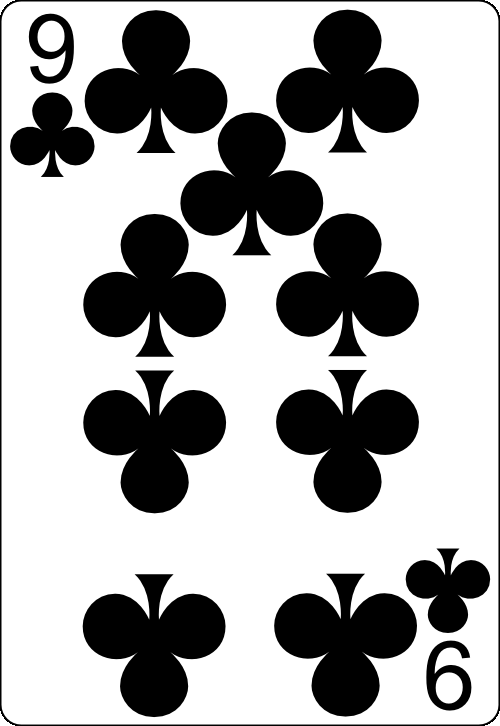
#> input picture 2Dcardimages/ClubsNine.png, 500 x 726 px, given in place of the camera
$ python CardDetector.py
#> lines starting #> are read from the running program, lines starting #| are printed output that depends on the picture; after the words box and inside, x2 and y2 are one past the last pixel; in counts of white or black regions, pixels touching at a corner belong together
### VideoStream.py
############## Camera video stream creator ###############
#
# Author: Evan Juras  (heavily copying from Adrian Rosebrock)
# Date: 1/12/18
# Description: Defines the VideoStream object, which controls
# acquisition of frames from a PiCamera or USB camera. The object uses
# multi-threading to aquire camera frames in a separate thread from the main
# program. This allows the main thread to grab the most recent camera frame
# without having to take it directly from the camera feed, reducing I/O time,
# which slightly improves framerate.
#
# When using this with a USB Camera on a desktop or laptop, the framerate tends
# to be too fast. The Card Detector program still works, but it is intended
# for the lower processing power of the Raspberry Pi.
#
# See the following web pages for a full explanation of the source code:
# https://www.pyimagesearch.com/2015/12/28/increasing-raspberry-pi-fps-with-python-and-opencv/
# https://www.pyimagesearch.com/2015/12/21/increasing-webcam-fps-with-python-and-opencv/

# Import the necessary packages
from threading import Thread
import cv2


class VideoStream:
    """Camera object"""
    def __init__(self, resolution=(1920,1080),framerate=30,PiOrUSB=2,src=0):

        # Create a variable to indicate if it's a USB camera or PiCamera.
        # PiOrUSB = 1 will use PiCamera. PiOrUSB = 2 will use USB camera.
        self.PiOrUSB = PiOrUSB

        if self.PiOrUSB == 1: # PiCamera
            # Import packages from picamera library
            from picamera.array import PiRGBArray
            from picamera import PiCamera

            # Initialize the PiCamera and the camera image stream
            self.camera = PiCamera()
            self.camera.resolution = resolution
            self.camera.framerate = framerate
            self.rawCapture = PiRGBArray(self.camera,size=resolution)
            self.stream = self.camera.capture_continuous(
                self.rawCapture, format = "bgr", use_video_port = True)

            # Initialize variable to store the camera frame
            self.frame = []

        if self.PiOrUSB == 2: # USB camera
            # Initialize the USB camera and the camera image stream
            self.stream = cv2.VideoCapture(src)
            ret = self.stream.set(3,resolution[0])
            ret = self.stream.set(4,resolution[1])
            ret = self.stream.set(5,framerate) #Doesn't seem to do anything so it's commented out

            # Read first frame from the stream
            (self.grabbed, self.frame) = self.stream.read()

	# Create a variable to control when the camera is stopped
        self.stopped = False

    def start(self):
	# Start the thread to read frames from the video stream
        Thread(target=self.update,args=()).start()
        return self

    def update(self):

        if self.PiOrUSB == 1: # PiCamera

            # Keep looping indefinitely until the thread is stopped
            for f in self.stream:
                # Grab the frame from the stream and clear the stream
                # in preparation for the next frame
                self.frame = f.array
                self.rawCapture.truncate(0)

                if self.stopped:
                    # Close camera resources
                    self.stream.close()
                    self.rawCapture.close()
                    self.camera.close()

        if self.PiOrUSB == 2: # USB camera

            # Keep looping indefinitely until the thread is stopped
            while True:
                # If the camera is stopped, stop the thread
                if self.stopped:
                    # Close camera resources
                    self.stream.release()
                    return

                # Otherwise, grab the next frame from the stream
                (self.grabbed, self.frame) = self.stream.read()

    def read(self):
		# Return the most recent frame
        return self.frame

    def stop(self):
		# Indicate that the camera and thread should be stopped
        self.stopped = True

### Cards.py
############## Playing Card Detector Functions ###############
#
# Author: Evan Juras
# Date: 9/5/17
# Description: Functions and classes for CardDetector.py that perform
# various steps of the card detection algorithm


# Import necessary packages
import numpy as np
import cv2
import time


### Constants ###

# Adaptive threshold levels
BKG_THRESH = 60
CARD_THRESH = 30

# Width and height of card corner, where rank and suit are
CORNER_WIDTH = 32
CORNER_HEIGHT = 84

# Dimensions of rank train images
RANK_WIDTH = 70
RANK_HEIGHT = 125

# Dimensions of suit train images
SUIT_WIDTH = 70
SUIT_HEIGHT = 100

RANK_DIFF_MAX = 2000
SUIT_DIFF_MAX = 700

CARD_MAX_AREA = 120000
CARD_MIN_AREA = 25000

font = cv2.FONT_HERSHEY_SIMPLEX

### Structures to hold query card and train card information ###

class Query_card:
    """Structure to store information about query cards in the camera image."""

    # [12 lines left out: function __init__, not called in this run]

class Train_ranks:
    """Structure to store information about train rank images."""

    def __init__(self):
        self.img = [] # Thresholded, sized rank image loaded from hard drive
        self.name = "Placeholder"

class Train_suits:
    """Structure to store information about train suit images."""

    def __init__(self):
        self.img = [] # Thresholded, sized suit image loaded from hard drive
        self.name = "Placeholder"

### Functions ###
def load_ranks(filepath):
    """Loads rank images from directory specified by filepath. Stores
    them in a list of Train_ranks objects."""

    train_ranks = []
    i = 0

    for Rank in ['Ace','Two','Three','Four','Five','Six','Seven',
                 'Eight','Nine','Ten','Jack','Queen','King']:
        train_ranks.append(Train_ranks())
        train_ranks[i].name = Rank
        filename = Rank + '.jpg'
        train_ranks[i].img = cv2.imread(filepath+filename, cv2.IMREAD_GRAYSCALE)
        i = i + 1

    return train_ranks

def load_suits(filepath):
    """Loads suit images from directory specified by filepath. Stores
    them in a list of Train_suits objects."""

    train_suits = []
    i = 0

    for Suit in ['Spades','Diamonds','Clubs','Hearts']:
        train_suits.append(Train_suits())
        train_suits[i].name = Suit
        filename = Suit + '.jpg'
        train_suits[i].img = cv2.imread(filepath+filename, cv2.IMREAD_GRAYSCALE)
        i = i + 1

    return train_suits

def preprocess_image(image):
    """Returns a grayed, blurred, and adaptively thresholded camera image."""

    gray = cv2.cvtColor(image,cv2.COLOR_BGR2GRAY)
    blur = cv2.GaussianBlur(gray,(5,5),0)

    # The best threshold level depends on the ambient lighting conditions.
    # For bright lighting, a high threshold must be used to isolate the cards
    # from the background. For dim lighting, a low threshold must be used.
    # To make the card detector independent of lighting conditions, the
    # following adaptive threshold method is used.
    #
    # A background pixel in the center top of the image is sampled to determine
    # its intensity. The adaptive threshold is set at 50 (THRESH_ADDER) higher
    # than that. This allows the threshold to adapt to the lighting conditions.
    img_w, img_h = np.shape(image)[:2]
    bkg_level = gray[int(img_h/100)][int(img_w/2)]
    thresh_level = bkg_level + BKG_THRESH

    retval, thresh = cv2.threshold(blur,thresh_level,255,cv2.THRESH_BINARY)

    return thresh

def find_cards(thresh_image):
    """Finds all card-sized contours in a thresholded camera image.
    Returns the number of cards, and a list of card contours sorted
    from largest to smallest."""

    # Find contours and sort their indices by contour size
    cnts,hier = cv2.findContours(thresh_image,cv2.RETR_TREE,cv2.CHAIN_APPROX_SIMPLE)
    index_sort = sorted(range(len(cnts)), key=lambda i : cv2.contourArea(cnts[i]),reverse=True)

    # If there are no contours, do nothing
    if len(cnts) == 0:
        return [], []

    # Otherwise, initialize empty sorted contour and hierarchy lists
    cnts_sort = []
    hier_sort = []
    cnt_is_card = np.zeros(len(cnts),dtype=int)

    # Fill empty lists with sorted contour and sorted hierarchy. Now,
    # the indices of the contour list still correspond with those of
    # the hierarchy list. The hierarchy array can be used to check if
    # the contours have parents or not.
    for i in index_sort:
        cnts_sort.append(cnts[i])
        hier_sort.append(hier[0][i])

    # Determine which of the contours are cards by applying the
    # following criteria: 1) Smaller area than the maximum card size,
    # 2), bigger area than the minimum card size, 3) have no parents,
    # and 4) have four corners

    for i in range(len(cnts_sort)):
        size = cv2.contourArea(cnts_sort[i])
        peri = cv2.arcLength(cnts_sort[i],True)
        approx = cv2.approxPolyDP(cnts_sort[i],0.01*peri,True)

        if ((size < CARD_MAX_AREA) and (size > CARD_MIN_AREA)
            and (hier_sort[i][3] == -1) and (len(approx) == 4)):
            cnt_is_card[i] = 1

    return cnts_sort, cnt_is_card

# [218 lines left out: functions preprocess_card, match_card, draw_results, flattener, not called in this run]

### CardDetector.py
############## Python-OpenCV Playing Card Detector ###############
#
# Author: Evan Juras
# Date: 9/5/17
# Description: Python script to detect and identify playing cards
# from a PiCamera video feed.
#

# Import necessary packages
import cv2
import numpy as np
import time
import os
import Cards
import CardGrabber
import VideoStream


### ---- INITIALIZATION ---- ###
# Define constants and initialize variables

## Camera settings
IM_WIDTH = 1280
IM_HEIGHT = 720
FRAME_RATE = 10

## Initialize calculated frame rate because it's calculated AFTER the first time it's displayed
frame_rate_calc = 1
freq = cv2.getTickFrequency()

## Define font to use
font = cv2.FONT_HERSHEY_SIMPLEX

# Initialize camera object and video feed from the camera. The video stream is set up
# as a seperate thread that constantly grabs frames from the camera feed.
# See VideoStream.py for VideoStream class definition
## IF USING USB CAMERA INSTEAD OF PICAMERA,
## CHANGE THE THIRD ARGUMENT FROM 1 TO 2 IN THE FOLLOWING LINE:
videostream = VideoStream.VideoStream((IM_WIDTH,IM_HEIGHT),FRAME_RATE,2,0).start()
#> in __init__, self.frame is the input picture: shape (726, 500, 3); min 0, max 255, mean 171.1
time.sleep(1) # Give the camera time to warm up

# Load the train rank and suit images
path = os.path.dirname(os.path.abspath(__file__))
train_ranks = Cards.load_ranks( path + '/Card_Imgs/')
#> in load_ranks, `i = i + 1`: i = 1
#> train_ranks = 13 items
train_suits = Cards.load_suits( path + '/Card_Imgs/')
#> in load_suits, `i = i + 1`: i = 1
#> train_suits = 4 items


### ---- MAIN LOOP ---- ###
# The main loop repeatedly grabs frames from the video stream
# and processes them to find and identify playing cards.

cam_quit = 0 # Loop control variable
count = 0
# Begin capturing frames
while cam_quit == 0:

    # Grab frame from video stream
    image = videostream.read()

    # Start timer (for calculating frame rate)
    t1 = cv2.getTickCount()

    # Pre-process camera image (gray, blur, and threshold it)
    pre_proc = Cards.preprocess_image(image)
#> in preprocess_image, `blur = cv2.GaussianBlur(gray,(5,5),0)`:
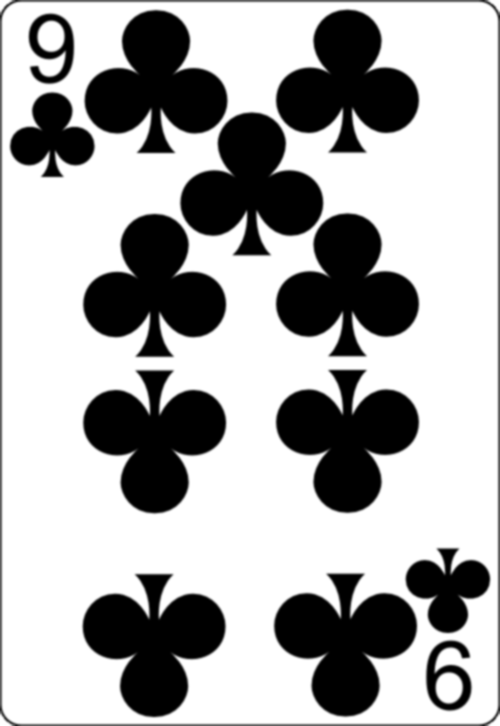
#> blur: shape (726, 500); min 0, max 255, mean 171.4
#> in preprocess_image, `bkg_level = gray[int(img_h/100)][int(img_w/2)]`: bkg_level = 255
#> in preprocess_image, `thresh_level = bkg_level + BKG_THRESH`: thresh_level = 315
#> in preprocess_image, `retval, thresh = cv2.threshold(blur,thresh_level,255,cv2.THRESH_BINARY)`: thresh: shape (726, 500); every value is 0

    # Find and sort the contours of all cards in the image (query cards)
    cnts_sort, cnt_is_card = Cards.find_cards(pre_proc)
#> in find_cards, `cnts,hier = cv2.findContours(thresh_image,cv2.RETR_TREE,cv2.CHAIN_APPR..`: cnts = []
#> cnts_sort = []; cnt_is_card = []

    # If there are no contours, do nothing
    if len(cnts_sort) != 0:

        # Initialize a new "cards" list to assign the card objects.
        # k indexes the newly made array of cards.
        cards = []
        k = 0

        # For each contour detected:
        for i in range(len(cnts_sort)):
            if (cnt_is_card[i] == 1):

                # Create a card object from the contour and append it to the list of cards.
                # preprocess_card function takes the card contour and contour and
                # determines the cards properties (corner points, etc). It generates a
                # flattened 200x300 image of the card, and isolates the card's
                # suit and rank from the image.
                cards.append(Cards.preprocess_card(cnts_sort[i],image))

                # Find the best rank and suit match for the card.
                cards[k].best_rank_match,cards[k].best_suit_match,cards[k].rank_diff,cards[k].suit_diff = Cards.match_card(cards[k],train_ranks,train_suits)

                # Draw center point and match result on the image.
                image = Cards.draw_results(image, cards[k])
                saveCard = CardGrabber.getCard(cards[k], count)
                k = k + 1

        # Draw card contours on image (have to do contours all at once or
        # they do not show up properly for some reason)
        if (len(cards) != 0):
            temp_cnts = []
            for i in range(len(cards)):
                temp_cnts.append(cards[i].contour)
            cv2.drawContours(image,temp_cnts, -1, (255,0,0), 2)

        if count <= 25:
            count = count + 1
        else:
            count = 0

    # Draw framerate in the corner of the image. Framerate is calculated at the end of the main loop,
    # so the first time this runs, framerate will be shown as 0.
    cv2.putText(image,"FPS: "+str(int(frame_rate_calc)),(10,26),font,0.7,(255,0,255),2,cv2.LINE_AA)
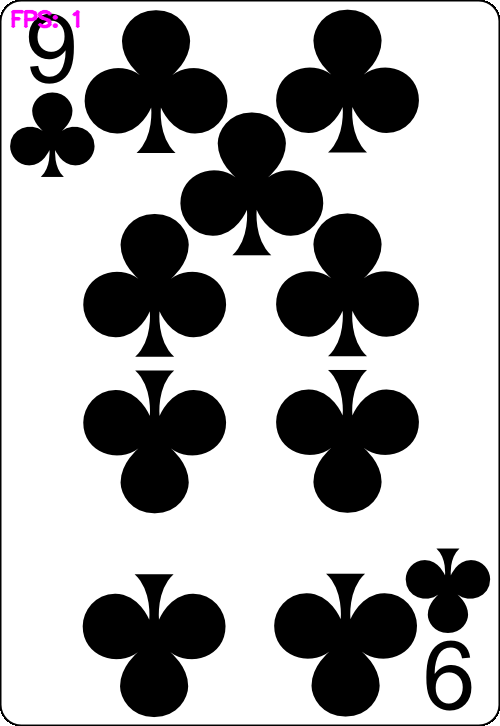
#> image: shape (726, 500, 3); 0.21% of pixels changed, all inside (x1, y1, x2, y2) = (10, 9, 81, 29); drawn as B, G, R

    # Finally, display the image with the identified cards!
    cv2.imshow("Card Detector",image)

    # Calculate framerate
    t2 = cv2.getTickCount()
    time1 = (t2-t1)/freq
    frame_rate_calc = 1/time1

    # Poll the keyboard. If 'q' is pressed, exit the main loop.
    key = cv2.waitKey(1) & 0xFF
#> (key q is pressed here)
#> (key Esc is pressed here)
    if key == ord("q"):
        cam_quit = 1


# Close all windows and close the PiCamera video stream.
cv2.destroyAllWindows()
videostream.stop()
